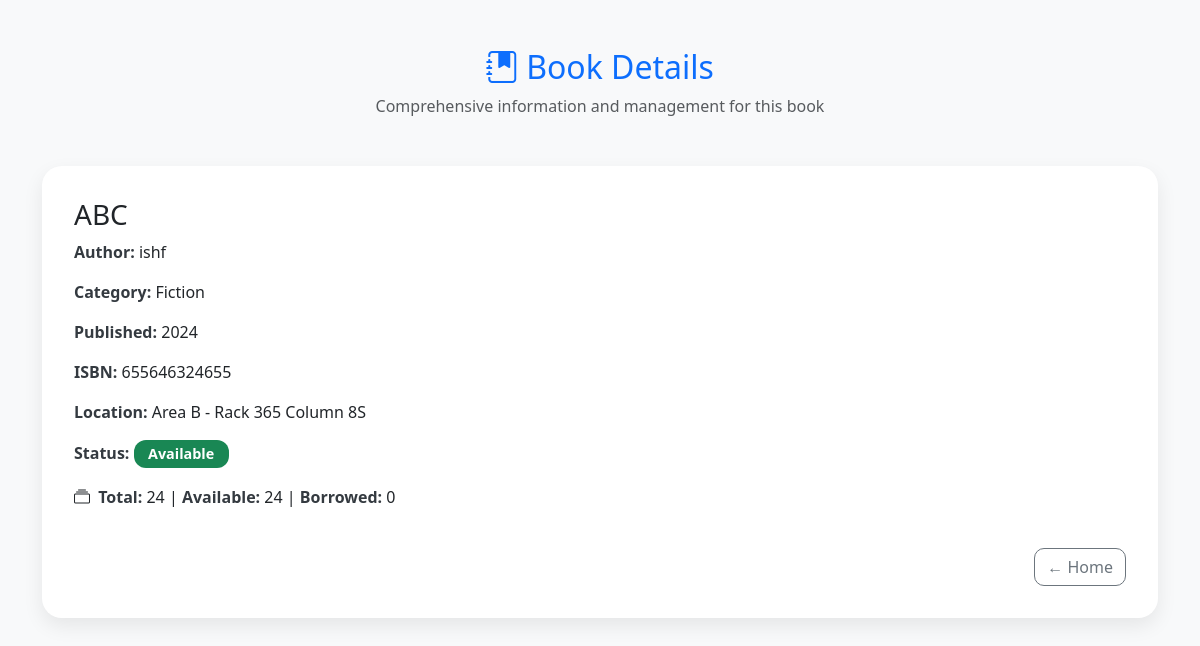
Page /book/3 on the committed database.
### tables this page shows
CREATE TABLE books (
            id INTEGER PRIMARY KEY AUTOINCREMENT,
            title TEXT NOT NULL,
            author TEXT NOT NULL,
            category TEXT NOT NULL,
            publication_year INTEGER,
            isbn TEXT UNIQUE NOT NULL,
            added_by TEXT,
            main_area TEXT,
            rack_no TEXT,
            column_no TEXT,
            total_copies INTEGER DEFAULT 1,
            available_copies INTEGER DEFAULT 1
        );

### app.py (the view)
@app.route("/book/<int:book_id>")
def view_book(book_id):
    with get_db_connection() as conn:
        book = conn.execute("""
            SELECT b.*,
                   COUNT(DISTINCT bc.copy_id) as total_copies,
                   SUM(CASE WHEN bc.status = 'Available' THEN 1 ELSE 0 END) as available_copies,
                   MAX(CASE WHEN bc.status = 'Taken' AND bc.borrowed_by = ? THEN 1 ELSE 0 END) as is_borrowed_by_me,
                   MAX(CASE WHEN bc.status = 'Taken' AND bc.borrowed_by = ? THEN bc.due_date END) as due_date,
                   MAX(CASE WHEN bc.status = 'Taken' AND bc.borrowed_by = ? THEN bc.penalty END) as penalty,
                   MAX(CASE WHEN bc.status = 'Taken' THEN u.username END) as borrowed_by_username
            FROM books b
            LEFT JOIN book_copies bc ON b.id = bc.book_id
            LEFT JOIN users u ON bc.borrowed_by = u.id
            WHERE b.id = ?
            GROUP BY b.id""",
            (session.get('user_id'), session.get('user_id'), session.get('user_id'), book_id)
        ).fetchone()
        if not book:
            flash("Book not found!", "danger")
            return redirect(url_for("home"))
        book = dict(book)
        book["status"] = "Available" if book["available_copies"] > 0 else "Taken"
        book["location"] = f"{book['main_area']} - Rack {book['rack_no']} Column {book['column_no']}"
        current_borrowers = conn.execute("""
            SELECT u.username as borrower_name,
                   bc.due_date, bc.penalty, bc.copy_id,
                   CASE WHEN date(bc.due_date) < date('now') THEN 1 ELSE 0 END as is_overdue,
                   CAST((julianday('now') - julianday(bc.due_date)) as INTEGER) as days_overdue
            FROM book_copies bc
            JOIN users u ON bc.borrowed_by = u.id
            WHERE bc.book_id = ? AND bc.status = 'Taken'
            ORDER BY bc.due_date""", (book_id,)).fetchall()
        history = conn.execute("""
            SELECT bh.*, u.username, up.username as processed_by_username
            FROM book_history bh
            JOIN users u ON bh.user_id = u.id
            LEFT JOIN users up ON bh.processed_by = up.id
            WHERE bh.book_id = ?
            ORDER BY bh.borrowed_at DESC""", (book_id,)).fetchall()
        current_date = datetime.now().strftime("%Y-%m-%d")
        return render_template(
            "book_details.html",
            book=book,
            current_borrowers=current_borrowers,
            history=history,
            current_date=current_date
        )

### app.py (called while the page is built)
def get_db_connection():
    conn = sqlite3.connect(DATABASE)
    conn.row_factory = sqlite3.Row
    return conn

### templates/book_details.html (shortened to what this page needs)
<!DOCTYPE html>
<html lang="en">
<head>
  <link rel="stylesheet" href="https://cdn.jsdelivr.net/npm/bootstrap@5.3.0/dist/css/bootstrap.min.css"/>
  <link rel="stylesheet" href="https://cdnjs.cloudflare.com/ajax/libs/animate.css/4.1.1/animate.min.css"/>
  <link rel="stylesheet" href="https://cdn.jsdelivr.net/npm/bootstrap-icons@1.10.5/font/bootstrap-icons.css"/>
</head>
<body class="container py-5">
  <div class="text-center mb-5 animate__animated animate__fadeInDown">
    <h2 class="text-primary"><i class="bi bi-journal-bookmark-fill me-2"></i>Book Details</h2>
    <p class="text-muted">Comprehensive information and management for this book</p>
  </div>
  <div class="card card-custom animate__animated animate__fadeInUp">
    <h3 class="text-dark">{{ book.title }}</h3>
    <p><span class="info-label">Author:</span> {{ book.author }}</p>
    <p><span class="info-label">Category:</span> {{ book.category }}</p>
    <p><span class="info-label">Published:</span> {{ book.publication_year }}</p>
    <p><span class="info-label">ISBN:</span> {{ book.isbn }}</p>
    <p><span class="info-label">Location:</span> {{ book.location }}</p>
    <p>
      <span class="info-label">Status:</span>
      <span class="badge badge-status {% if book.status == 'Available' %}bg-success{% else %}bg-danger{% endif %}">
        {{ book.status }}
      </span>
    </p>
    <p>
      <i class="bi bi-collection me-1"></i>
      <span class="info-label">Total:</span> {{ book.total_copies }} |
      <span class="info-label">Available:</span> {{ book.available_copies }} |
      <span class="info-label">Borrowed:</span> {{ book.total_copies - book.available_copies }}
    </p>
    <div class="mt-4 text-end">
      {% if session.get('role') == 'admin' %}
        <a href="{{ url_for('admin_dashboard') }}" class="btn btn-outline-secondary">← Back to Admin Dashboard</a>
      {% elif session.get('role') == 'librarian' %}
        <a href="{{ url_for('librarian_dashboard') }}" class="btn btn-outline-secondary">← Back to Librarian Dashboard</a>
      {% elif session.get('role') == 'user' %}
        <a href="{{ url_for('user_dashboard') }}" class="btn btn-outline-secondary">← Back to Dashboard</a>
      {% else %}
        <a href="{{ url_for('home') }}" class="btn btn-outline-secondary">← Home</a>
      {% endif %}
    </div>
  </div>
</body>
</html>

### templates/book_details.html (style rules this page uses)
body { background-color: #f8f9fa; font-family: 'Segoe UI', Tahoma, Geneva, Verdana, sans-serif; }
.card-custom { border: none; border-radius: 20px; box-shadow: 0 8px 20px rgba(0, 0, 0, 0.08); padding: 2rem; background-color: #ffffff; }
.btn { transition: all 0.3s ease-in-out; border-radius: 10px; }
.badge-status { padding: 0.5em 1em; border-radius: 12px; font-size: 0.9rem; }
.info-label { font-weight: 600; color: #343a40; }

### rows in the picture
books: title "ABC", author "ishf", category "Fiction", publication_year "2024", isbn "655646324655"

### other values in the picture
{{ book.location }} "Area B - Rack 365 Column 8S"
{{ book.status }} "Available"
{{ book.total_copies }} "24"
{{ book.available_copies }} "24"
{{ book.total_copies - book.available_copies }} "0"
